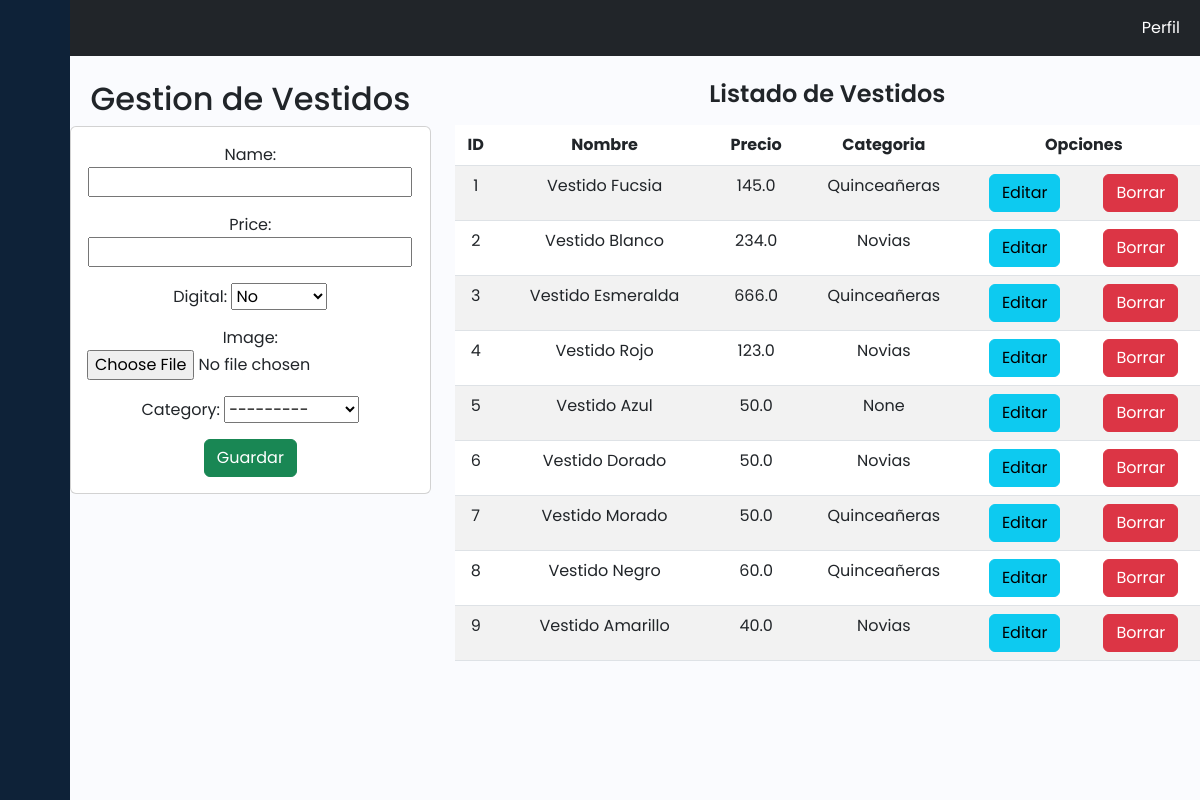
/agregarVestidos/, run on an earlier commit of the app's database.
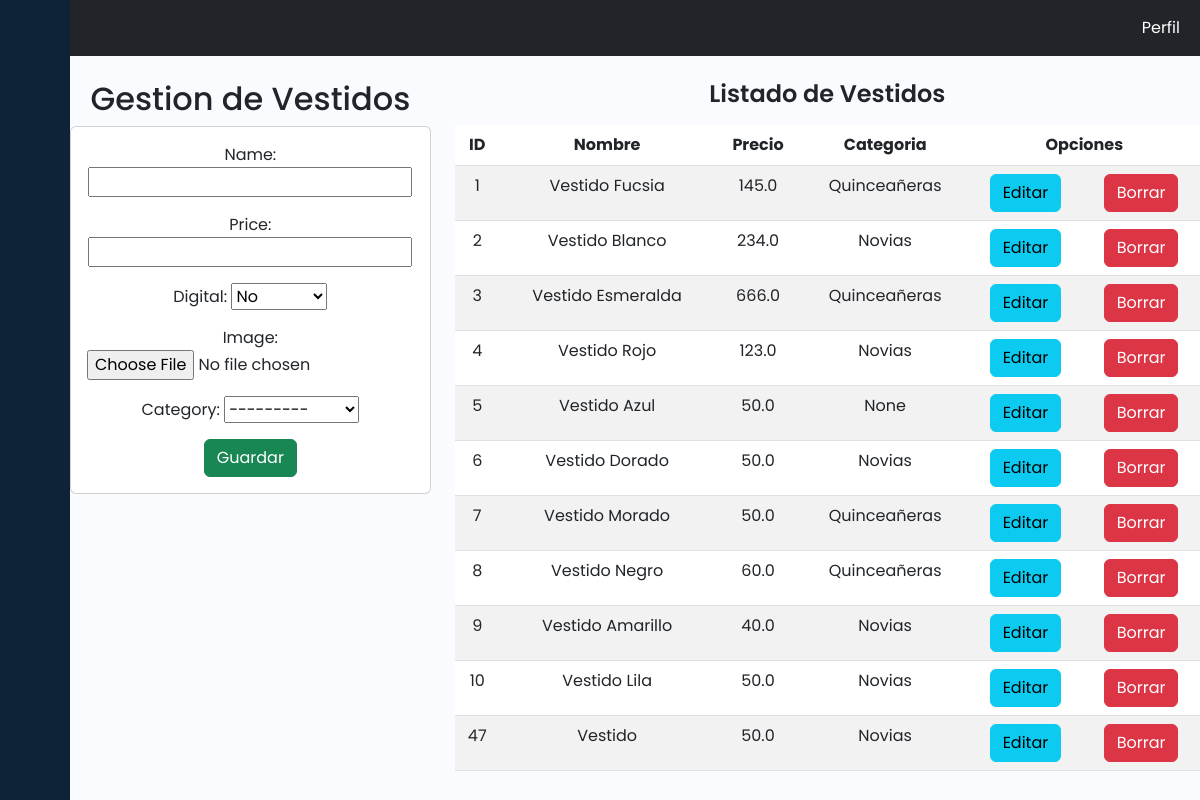
And on a later commit of the database.
### store/models.py (models this page shows, shortened)
class Product(models.Model):
    name = models.CharField(max_length=200)
    price = models.FloatField()
    digital = models.BooleanField(default=False, null=True, blank=True)
    image = models.ImageField(null=True, blank=True)
    category = models.ForeignKey(Category, on_delete=models.SET_NULL, null=True, blank=True)

class Category(models.Model):
    name = models.CharField(max_length=200)
    def __str__(self):
        return self.name

### store/views.py (the view)
# urls.py: path('agregarVestidos/',views.agregarVestidos,name='agregarVestidos'),
def agregarVestidos(request):
	if request.method == 'POST':
		formulariox = ProductForm(request.POST,files=request.FILES)
		if formulariox.is_valid():
			formulariox.save()
			return redirect('agregarVestidos')
	else:
		formulariox = ProductForm()
	productos = Product.objects.all()
	return render(request, 'store/vestidos.html', {'form':formulariox, 'productos': productos})

### store/forms.py
class ProductForm(forms.ModelForm):
    class Meta:
        model = Product
        fields = '__all__'

### store/templates/store/vestidos.html (shortened to what this page needs)
{% extends 'store/dashboard.html' %}
{% load static %}
{% block content %}
<br>
<div class="row">
    <div class="col-sm-12 col-md-6 col-lg-4 col-xl-4">
        <h2>Gestion de Vestidos</h2>
        <div class="card">
            <div class="card-body">
                <form action="" method="POST">
                    <div class="form-group">
                        {{ form.as_p }}
                    </div>
                    <div class="form-group">
                        <button type="submit" class="btn btn-success btn-block text-white">Guardar</button>
                    </div>
                </form>
            </div>
        </div>
    </div>
    <div class="col-sm-12 col-md-6 col-lg-8 col-xl-8">
        <h1>Listado de Vestidos</h1>
        <div class="table-responsive py-2">
            <table class="table table-striped">
                <thead>
                    <tr>
                        <th>ID</th>
                        <th>Nombre</th>
                        <th>Precio</th>
                        <th>Categoria</th>
                        <th colspan="2">Opciones</th>
                    </tr>
                </thead>
                <tbody>
                    {% for producto in productos %}
                    <tr>
                        <td>{{ producto.id }}</td>
                        <td>{{ producto.name }}</td>
                        <td>{{ producto.price }}</td>
                        <td>{{ producto.category }}</td>
                        <td><a href="#" class="btn btn-info">Editar</a></td>
                        <td><a href="#" class="btn btn-danger">Borrar</a></td>
                    </tr>
                    {% endfor %}
                </tbody>
            </table>
    </div>
</div>
{% endblock %}

What changed in the data, as far as the page shows it:
added Product: id "10", name "Vestido Lila", price "50.0", category "Novias"
added Product: id "47", name "Vestido", price "50.0", category "Novias"
